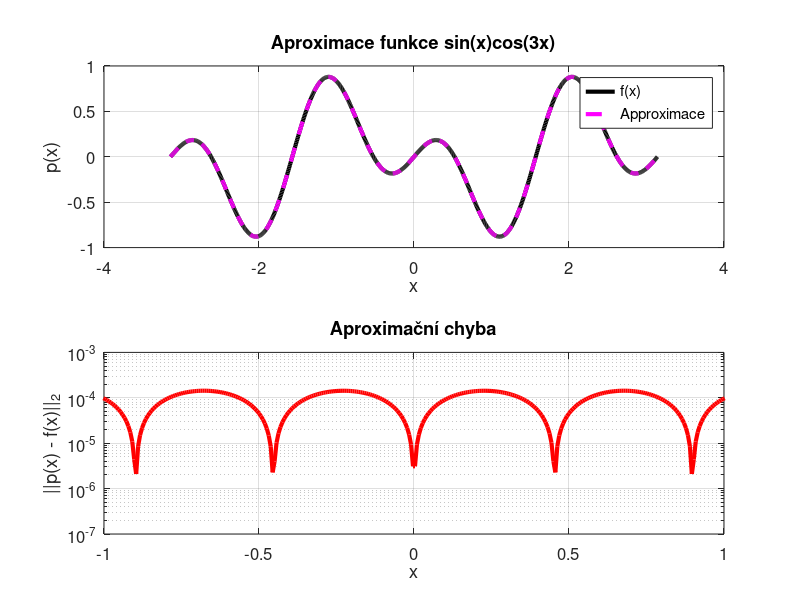
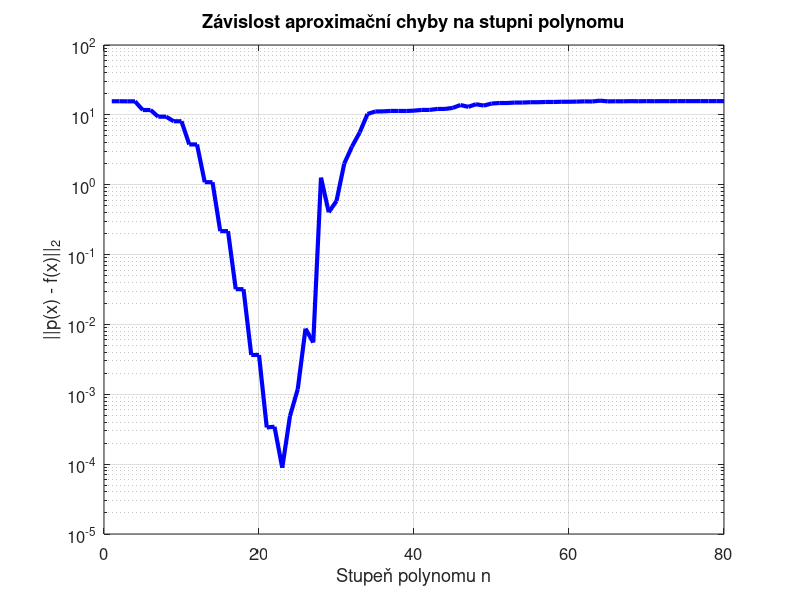

Write MATLAB code to recreate these figures, in order.
% Diskretizace domény
x = linspace(-pi, pi, 1000)';  % Husté body pro přesnou aproximaci

% Cílová funkce: sin(x) * cos(3x)
f = sin(x) .* cos(3 * x);

% Stupeň polynomu
n = 20;

% Least-squares fit
c = polyfit(x, f, n);

% Evaluace výsledného polynomu
s = linspace(-pi, pi, 1000)';
y = polyval(c, s);

% Výpočet chyby
y_exact = sin(s) .* cos(3 * s);
error = abs(y - y_exact);

% Grafické zobrazení
figure;
subplot(2,1,1);
plot(s, y_exact, 'k', 'LineWidth', 3); hold on;
plot(s, y, 'm--', 'LineWidth', 3);
title('Aproximace funkce sin(x)cos(3x)', 'FontSize', 16);
xlabel('x', 'FontSize', 14);
ylabel('p(x)', 'FontSize', 14);
legend('f(x)', 'Approximace', 'Location', 'best', 'FontSize', 12);
grid on;
set(gca, 'FontSize', 12);

subplot(2,1,2);
semilogy(s, error, 'r', 'LineWidth', 3);
xlim([-1 1]);
title('Aproximační chyba', 'FontSize', 16);
xlabel('x', 'FontSize', 14);
ylabel('||p(x) - f(x)||_2', 'FontSize', 14);
grid on;
set(gca, 'FontSize', 12);

% Závislost chyby na stupni polynomu
n_values = 1:80;
errors = zeros(size(n_values));

for idx = 1:length(n_values)
    n = n_values(idx);
    A = x .^ (0:n);
    c = A \ f;
    f_approx = A * c;
    errors(idx) = norm(f - f_approx, 2);  % 2-norma chyby
end

% Vykreslení chyby v závislosti na stupni
figure;
semilogy(n_values, errors, 'b', 'LineWidth', 3);
xlabel('Stupeň polynomu n', 'FontSize', 14);
ylabel('||p(x) - f(x)||_2', 'FontSize', 14);
title('Závislost aproximační chyby na stupni polynomu', 'FontSize', 16);
grid on;
set(gca, 'FontSize', 12);
